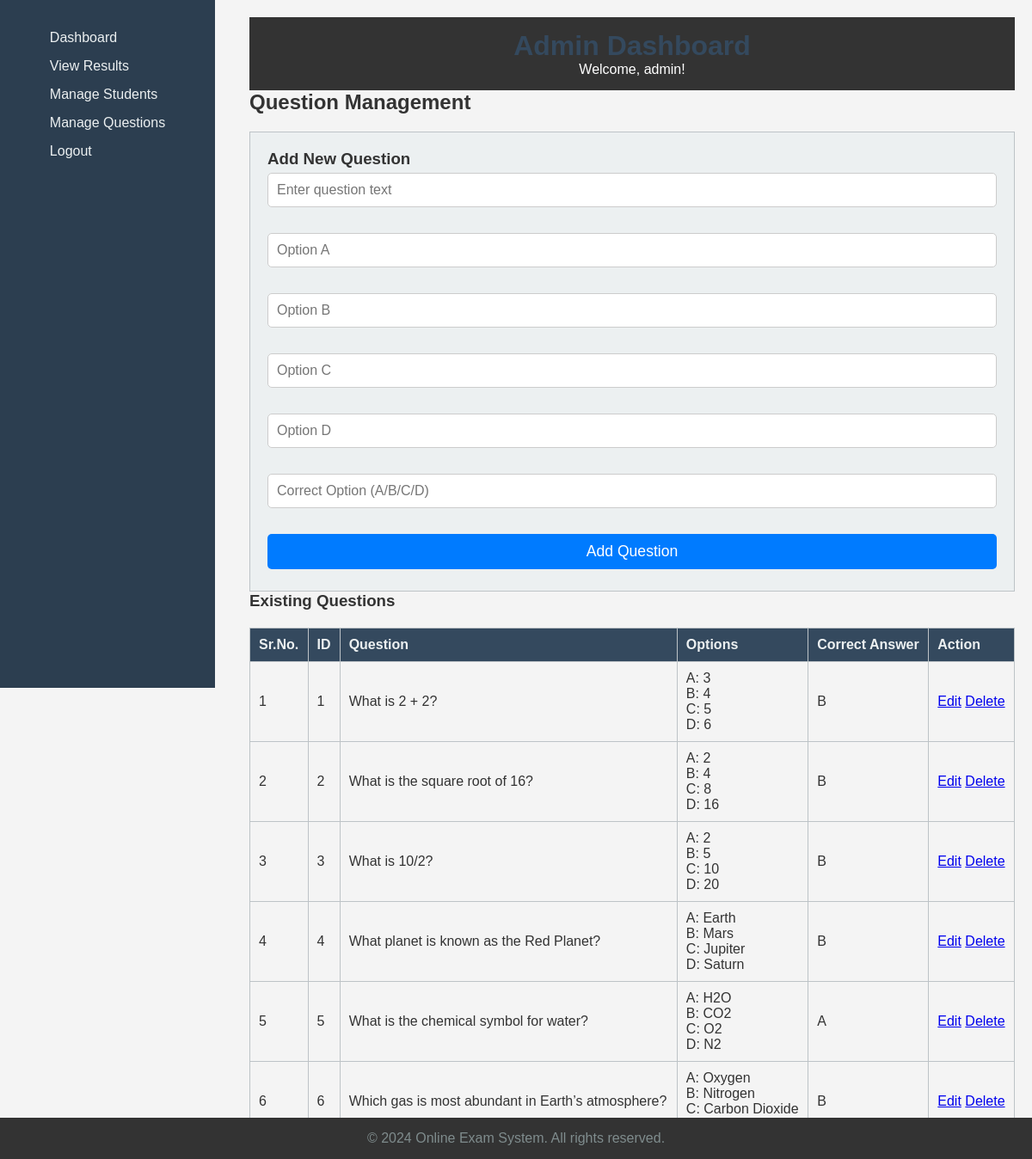
Page /admin_dashboard.php?page=questions (signed in) on the committed database.
### tables this page shows
CREATE TABLE IF NOT EXISTS questions (
    question_id INT PRIMARY KEY AUTO_INCREMENT,
    question_text TEXT NOT NULL,
    option_a VARCHAR(255),
    option_b VARCHAR(255),
    option_c VARCHAR(255),
    option_d VARCHAR(255),
    correct_option CHAR(1) CHECK (correct_option IN ('A', 'B', 'C', 'D'))
);

### admin/manage_questions.php (the view, shortened to what this page needs)
<?php
include_once  __DIR__ . '/../db.php';
$questions = $conn->query("SELECT * FROM questions");
?>
<section id="questions">
    <h2>Question Management</h2>
    <div class="form-container">
        <h3>Add New Question</h3>
        <form method="POST" action="">
            <input type="text" name="question_text" placeholder="Enter question text" required>
            <input type="text" name="option_a" placeholder="Option A" required>
            <input type="text" name="option_b" placeholder="Option B" required>
            <input type="text" name="option_c" placeholder="Option C" required>
            <input type="text" name="option_d" placeholder="Option D" required>
            <input type="text" name="correct_option" placeholder="Correct Option (A/B/C/D)" required>
            <button type="submit" name="add_question">Add Question</button>
        </form>
    </div>
    <h3>Existing Questions</h3>
    <table>
        <thead>
            <tr>
                <th>Sr.No.</th>
                <th>ID</th>
                <th>Question</th>
                <th>Options</th>
                <th>Correct Answer</th>
                <th>Action</th>
            </tr>
        </thead>
        <tbody>
            <?php
            $serial_number = 1;
            while ($question = $questions->fetch_assoc()) {
            ?>
                <tr>
                    <td><?php echo $serial_number++; ?></td>
                    <td><?php echo $question['question_id']; ?></td>
                    <td><?php echo $question['question_text']; ?></td>
                    <td>
                        A: <?php echo $question['option_a']; ?><br>
                        B: <?php echo $question['option_b']; ?><br>
                        C: <?php echo $question['option_c']; ?><br>
                        D: <?php echo $question['option_d']; ?>
                    </td>
                    <td><?php echo $question['correct_option']; ?></td>
                    <td>
                        <a href="admin/edit_question.php?question_id=<?php echo $question['question_id']; ?>">Edit</a>
                        <a href="#" onclick="if (confirm('Are you sure you want to delete this question?')) { document.getElementById('delete-form-<?php echo $question['question_id']; ?>').submit(); }">Delete</a>
                    </td>
                </tr>
            <?php } ?>
        </tbody>
    </table>
</section>

### admin_dashboard.php (shortened to what this page needs)
<?php
include 'db.php';
?>
<!DOCTYPE html>
<html lang="en">
<head>
    <link rel="stylesheet" href="styles.css">
</head>
<body>
    <aside class="sidebar">
        <nav>
            <ul>
                <li><a href="admin_dashboard.php">Dashboard</a></li>
                <li><a href="results.php">View Results</a></li>
                <li><a href="?page=students">Manage Students</a></li>
                <li><a href="?page=questions">Manage Questions</a></li>
                <li><a href="logout.php">Logout</a></li>
            </ul>
        </nav>
    </aside>
    <main>
        <header>
            <h1>Admin Dashboard</h1>
            <p>Welcome, <?php echo $_SESSION['username']; ?>!</p>
        </header>
        <?php
        if (isset($_GET['page'])) {
            $page = $_GET['page'];
            if ($page == 'students') {
                include 'admin/manage_students.php';
            } elseif ($page == 'questions') {
                include 'admin/manage_questions.php';
            }
        } else {
            echo "<p>Please choose a management option from the sidebar.</p>";
        }
        ?>
    </main>
    <footer>
        <p>&copy; 2024 Online Exam System. All rights reserved.</p>
    </footer>
</body>
</html>

### styles.css (style rules this page uses)
* { margin: 0; padding: 0; box-sizing: border-box; }
body { font-family: Arial, sans-serif; background-color: #f4f4f4; color: #333; display: flex; flex-direction: column; min-height: 100vh; }
header { background-color: #333; color: #fff; padding: 15px 0; text-align: center; }
header h1 { font-size: 2em; }
.sidebar { width: 20%; background-color: #f9f9f9; padding: 20px; }
.sidebar ul { list-style: none; }
.sidebar ul li { margin: 10px 0; }
.sidebar ul li a { text-decoration: none; color: #333; font-size: 1.2em; }
form { display: flex; flex-direction: column; gap: 20px; }
input[type="text"], input[type="password"], select { padding: 10px; font-size: 1em; border: 1px solid #ccc; border-radius: 5px; }
button { padding: 10px; font-size: 1.1em; background-color: #007BFF; color: white; border: none; border-radius: 5px; cursor: pointer; }
footer { background-color: #333; color: #fff; padding: 15px 0; text-align: center; position: fixed; bottom: 0; left: 0; width: 100%; }

### admin_dashboard.php (style rules this page uses)
body { font-family: Arial, sans-serif; margin: 0; padding: 0; display: flex; }
.sidebar { background-color: #2c3e50; color: #ecf0f1; width: 250px; height: 100vh; position: fixed; top: 0; left: 0; display: flex; flex-direction: column; align-items: center; padding: 20px; }
.sidebar nav ul { list-style: none; padding: 0; }
.sidebar nav ul li { margin: 15px 0; }
.sidebar nav ul li a { color: #ecf0f1; text-decoration: none; font-size: 16px; }
main { margin-left: 270px; padding: 20px; width: calc(100% - 270px); }
h1 { color: #34495e; }
table { width: 100%; border-collapse: collapse; margin-top: 20px; }
table, th, td { border: 1px solid #bdc3c7; }
th, td { padding: 10px; text-align: left; }
th { background-color: #34495e; color: #ecf0f1; }
.form-container { background-color: #ecf0f1; padding: 20px; border: 1px solid #bdc3c7; margin-top: 20px; }
.form-container h3 { margin-top: 0; }
.form-container input, .form-container button { margin: 5px 0; padding: 10px; width: 100%; }
footer { position: fixed; margin-top: 10px; text-align: center; color: #7f8c8d; }

### rows in the picture
questions: question_id "1", question_text "What is 2 + 2?", option_a "3", option_b "4", option_c "5", option_d "6", correct_option "B"
questions: question_id "2", question_text "What is the square root of 16?", option_a "2", option_b "4", option_c "8", option_d "16", correct_option "B"
questions: question_id "3", question_text "What is 10/2?", option_a "2", option_b "5", option_c "10", option_d "20", correct_option "B"
questions: question_id "4", question_text "What planet is known as the Red Planet?", option_a "Earth", option_b "Mars", option_c "Jupiter", option_d "Saturn", correct_option "B"
questions: question_id "5", question_text "What is the chemical symbol for water?", option_a "H2O", option_b "CO2", option_c "O2", option_d "N2", correct_option "A"
questions: question_id "6", question_text "Which gas is most abundant in Earth’s atmosphere?", option_a "Oxygen", option_b "Nitrogen", option_c "Carbon Dioxide", correct_option "B"

### other values in the picture
$_SESSION['username'] "admin"
